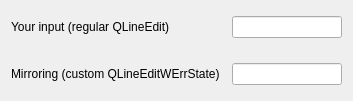
<ui version="4.0" >
 <class>Form</class>
 <widget class="QWidget" name="Form" >
  <property name="geometry" >
   <rect>
    <x>0</x>
    <y>0</y>
    <width>353</width>
    <height>101</height>
   </rect>
  </property>
  <property name="windowTitle" >
   <string>Form</string>
  </property>
  <layout class="QGridLayout" >
   <item row="0" column="0" >
    <layout class="QGridLayout" >
     <property name="horizontalSpacing" >
      <number>12</number>
     </property>
     <property name="verticalSpacing" >
      <number>25</number>
     </property>
     <item row="0" column="0" >
      <widget class="QLabel" name="label" >
       <property name="text" >
        <string>Your input (regular QLineEdit)</string>
       </property>
      </widget>
     </item>
     <item row="0" column="1" >
      <widget class="QLineEdit" name="lineEdit" />
     </item>
     <item row="1" column="0" >
      <widget class="QLabel" name="label_2" >
       <property name="text" >
        <string>Mirroring (custom QLineEditWErrState)</string>
       </property>
      </widget>
     </item>
     <item row="1" column="1" >
      <widget class="QLineEditWErrState" name="errStateLineEdit" >
       <property name="readOnly" >
        <bool>true</bool>
       </property>
      </widget>
     </item>
    </layout>
   </item>
  </layout>
 </widget>
 <customwidgets>
  <customwidget>
   <class>QLineEditWErrState</class>
   <extends>QLineEdit</extends>
   <header>widget</header>
  </customwidget>
 </customwidgets>
 <resources/>
 <connections/>
</ui>
